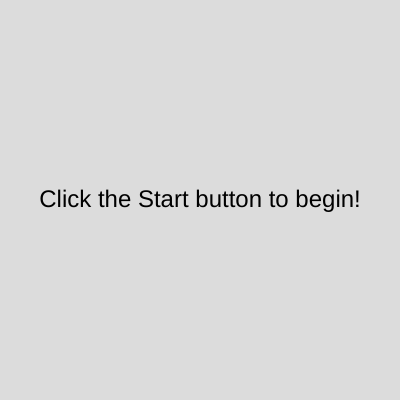
Frame 1 (no input)
Frame 60 (no input): identical to frame 1, image omitted
Frame 120 (the mouse pressed at the canvas centre since frame 60): identical to frame 1, image omitted

The p5.js sketch that drew this single still picture (run headless with seeded random() and noise() and a simulated clock; from frame 60 on, the mouse is pressed at the canvas centre):

// p5.js sketch
// ── sketch.js
// RELEASE - 1.2.1

var playerX = 200;
var playerY = 350;
var playerSpeed = 2.5;
var playerSize = 5;
var score = 0;
var lastMilestone = -1;
var obstacles = [];
var obstacleSpeed = 3;
var gameOverFlag = false;
var playerColor = [0, 0, 255];
var gameRunning = true;
var showBreakCheck = false;
var breakCheckTimer = 0;
var lastColorChangeScore = 0;
var obstacleColor = "red";
var isInvincible = false;
var slowActive = false;
var slowCooldown = false;
var slowStartTime = 0;
var cooldownStartTime = 0;
var slowUnlocked = false;
var slowUnlockTime = null;
var highScore = 0;
var isPaused = false;
var highScoreCount = true;
var direction = 0;
var waitingToStart = true;
var clickHistory = [];

function startGame() {
  waitingToStart = false;
  document.getElementById('startBtn').style.display = 'none';
}

function setup() {
  createCanvas(400, 400);
  textAlign(CENTER, CENTER);
  textSize(18);
  frameRate(60);
}

function draw() {
  if (waitingToStart) {
    background(220);
    fill(0);
    textSize(24);
    text("Click the Start button to begin!", width / 2, height / 2);
    return;
  }
  textSize(18);
  if (!gameRunning) return;
  if (isPaused) {
    fill(0, 0, 0, 150);
    rect(0, 0, width, height);
    fill(255);
    text("PAUSED", width / 2, height / 2);
    return;
  }

  background(220);

  if (score >= 10 && score % 10 === 0 && obstacleSpeed <= 8) {
    obstacleSpeed *= 1.005;
  }
  

  if (score % 500 === 0 && score !== 0 && score !== lastMilestone) {
    obstacleSpeed *= 0.25;
    lastMilestone = score;
    showBreakCheck = true;
    breakCheckTimer = millis();
  } else if (lastMilestone !== -1 && score === lastMilestone + 10) {
    obstacleSpeed = 9;
  }

  if (showBreakCheck && millis() - breakCheckTimer < 2000) {
    fill(255, 0, 0);
    text("BREAK CHECK", width / 2, height / 2);
  } else {
    showBreakCheck = false;
  }

  if (score >= 50 && score % 50 === 0 && score !== lastColorChangeScore) {
    obstacleColor = color(random(30, 225), random(30, 225), random(30, 225));
    lastColorChangeScore = score;
  }

  if (keyIsDown(73) && keyIsDown(78)) {
    isInvincible = true;
    highScoreCount = false;
  } else {
    isInvincible = false;
  }


  var dynamicBaseSpeed = playerSpeed + (floor(score / 25) * 0.25);
  
  var currentSpeed = keyIsDown(16) ? dynamicBaseSpeed * 2 : dynamicBaseSpeed;
  var currentObstacleSpeed = obstacleSpeed;

  if (keyIsDown(16)) {
    currentObstacleSpeed *= 3;
  }

  if (slowActive) {
    currentObstacleSpeed *= 1 / 3;
    if (millis() - slowStartTime >= 5000) {
      slowActive = false;
      slowCooldown = true;
      cooldownStartTime = millis();
    }
  }

  if (slowCooldown && millis() - cooldownStartTime >= 25000) {
    slowCooldown = false;
  }

  playerX += (direction * currentSpeed);

  if (playerX > width) {
    playerX = 0;
  } else if (playerX < 0) {
    playerX = width;
  }

  var spawnInterval = max(8, 24 - floor(score / 10));

  if (frameCount % spawnInterval === 0) {
    spawnObstacle();
  }

  for (var i = 0; i < obstacles.length; i++) {
    var obstacle = obstacles[i];
    obstacle.y += currentObstacleSpeed;

    fill(obstacleColor);
    rect(obstacle.x, obstacle.y, obstacle.width, obstacle.height);

    if (!isInvincible && collides(obstacle)) {
      gameOver();
    }

    if (obstacle.y > height) {
      obstacles.splice(i, 1);
      score++;
    }
  }

  if (!gameOverFlag) {
    fill(0);
    text("Score: " + score, width / 2, 30);
    text("High Score: " + highScore, width / 2, 50);
  }

  if (slowCooldown) {
    fill(0);
    textSize(16);
    text("Slowdown cooling down...", width / 2, height - 30);
  }

  if (gameOverFlag) {
    drawGameOverText();
  }

  fill(isInvincible ? [255, 255, 0] : playerColor);
  ellipse(playerX, playerY, playerSize, playerSize);

  if (keyIsDown(16)) {
    fill(0, 0, 0);
    text("TURBO MODE!", width / 2, 70);
  }

  var currentTime = millis();

  while (clickHistory.length > 0 && currentTime - clickHistory[0] > 1000) {
    clickHistory.shift(); 
  }

  var currentCPS = clickHistory.length;

  push(); // Isolates text settings so it doesn't mess up your other text
  textAlign(LEFT, TOP);
  fill(0);
  textSize(16);
  text("CPS: " + currentCPS, 15, 15);
  pop();
  if (score >= 100 && slowUnlockTime === null) {
    slowUnlockTime = millis();
    slowUnlocked = true;
  }

  if (slowUnlockTime !== null && millis() - slowUnlockTime < 5000) {
    fill(0, 128, 255);
    text("Slowmode unlocked:\nPress ↓ or S for 5s slow (25s cooldown)", width / 2, playerY + 30);
  }

}

function spawnObstacle() {
  var obstacleWidth = random(30, 60);
  var obstacleHeight = random(20, 40);
  var spawnAbovePlayer = random() < 0.3;
  var obstacleX = spawnAbovePlayer ? playerX + random(-30, 30) : random(0, width - obstacleWidth);
  obstacles.push({ x: obstacleX, y: -obstacleHeight, width: obstacleWidth, height: obstacleHeight });
}

function collides(obstacle) {
  var distX = abs(playerX - obstacle.x - obstacle.width / 2);
  var distY = abs(playerY - obstacle.y - obstacle.height / 2);
  return distX <= (obstacle.width / 2 + playerSize / 2) && distY <= (obstacle.height / 2 + playerSize / 2);
}

function gameOver() {
  gameRunning = false;
  gameOverFlag = true;
  playerColor = [255, 255, 255];
  slowUnlocked = false;
  if ((score > highScore) && highScoreCount) {
    highScore = score;
  }
  drawGameOverText();
}

function drawGameOverText() {
  fill(0, 0, 0, 100);
  rect(0, 0, width, height);
  fill(255);
  textSize(32);
  text("Game Over", width / 2, height / 2);
  textSize(18);
  text("Final Score: " + score, width / 2, height / 2 + 40);
  text("High Score: " + highScore, width / 2, height / 2 + 70);
  text("Click or press any key to reset", width / 2, height / 2 + 100);
}

function mousePressed() {
  if (gameOverFlag) resetGame();
  if (gameRunning && !isPaused && !waitingToStart) {
    clickHistory.push(millis());
    if (direction === 0) {
      direction = random() < 0.5 ? -1 : 1;
    } else {
      direction *= -1;
    }
  }

}

function keyPressed() {
  if (keyCode === 32) {
    clickHistory.push(millis());
    if (direction === 0) {
      direction = random() < 0.5 ? -1 : 1;
    } else {
      direction *= -1; 
    }
  }

  if ((keyCode === 40 || keyCode === 83) && !slowActive && !slowCooldown && slowUnlocked) {
    slowActive = true;
    slowStartTime = millis();
  }

  if (keyCode === 80 || keyCode === 27) {
    isPaused = !isPaused;
    return;
  }
  if (gameOverFlag) {
    if (keyCode !== 37 && keyCode !== 39 && keyCode !== 65 && keyCode !== 68) {
      resetGame();
    }
  }
}


function resetGame() {
  playerX = 200;
  playerY = 350;
  playerSpeed = 2.5;
  score = 0;
  obstacles = [];
  obstacleSpeed = 3;
  gameOverFlag = false;
  playerColor = [0, 0, 255];
  gameRunning = true;
  lastColorChangeScore = 0;
  obstacleColor = "red";
  slowActive = false;
  slowCooldown = false;
  slowStartTime = 0;
  cooldownStartTime = 0;
  slowUnlockTime = null;
  highScoreCount = true;
  direction = 0;
  loop();
}
